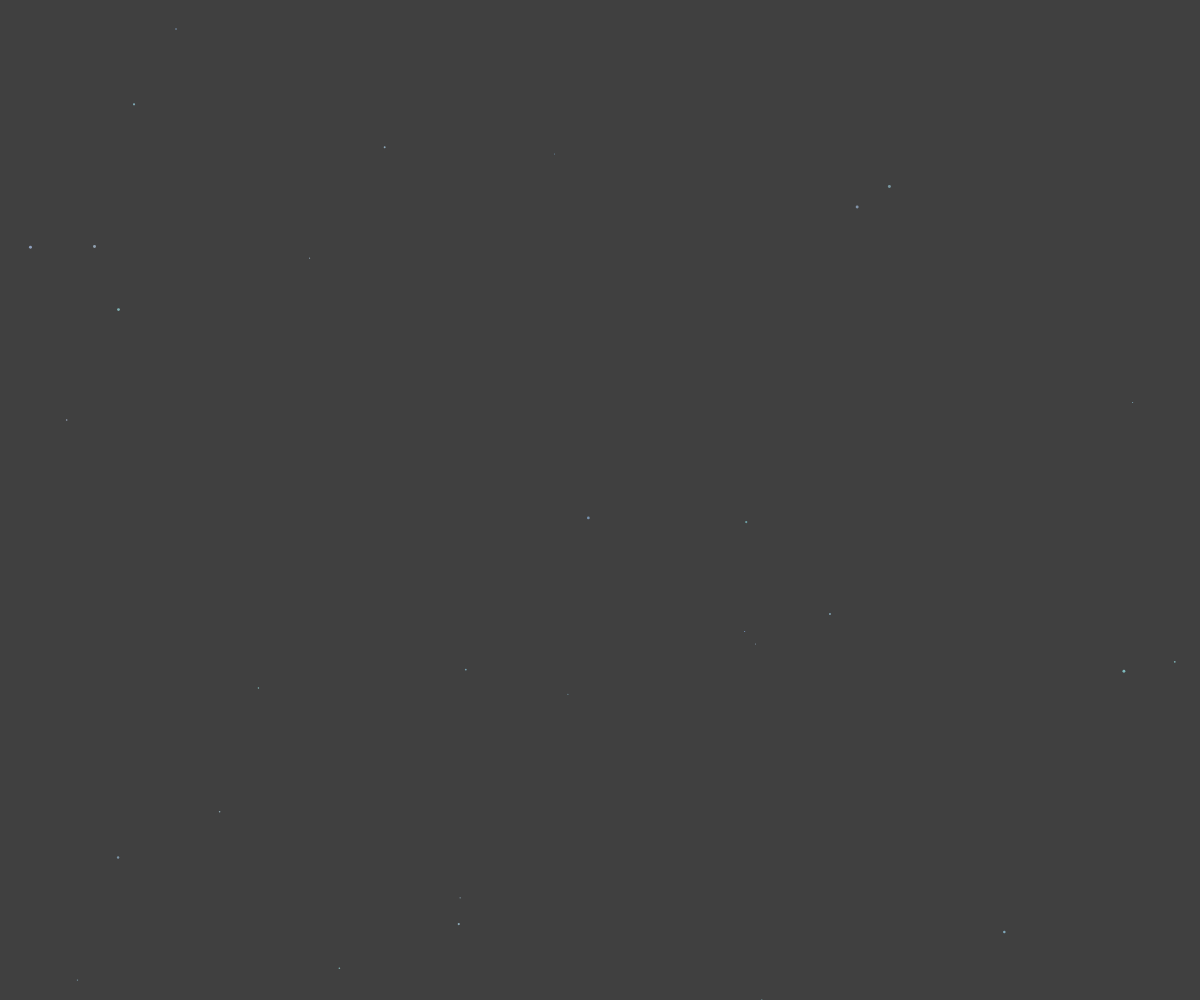
Frame 1 (no input)
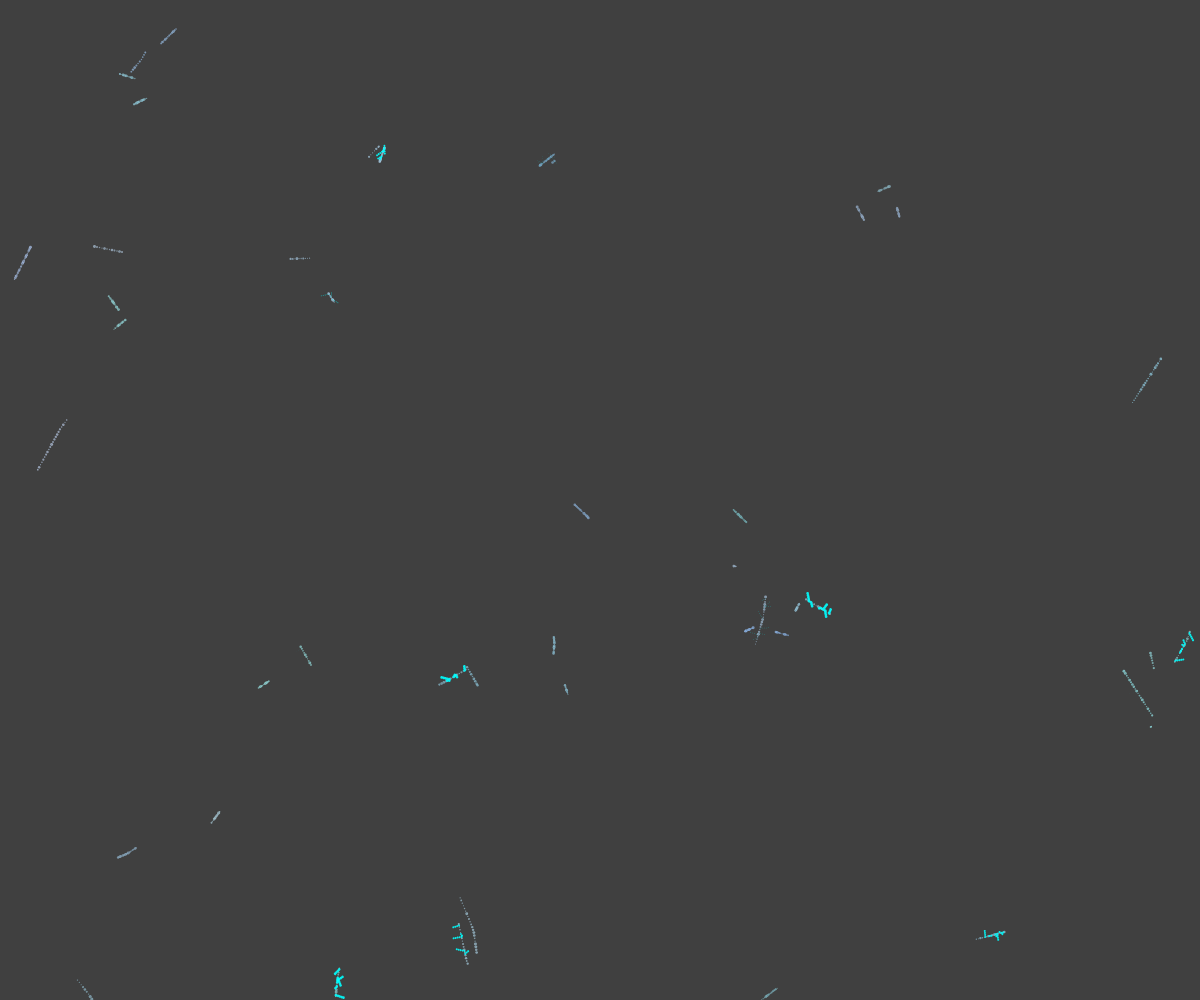
Frame 60 (no input)
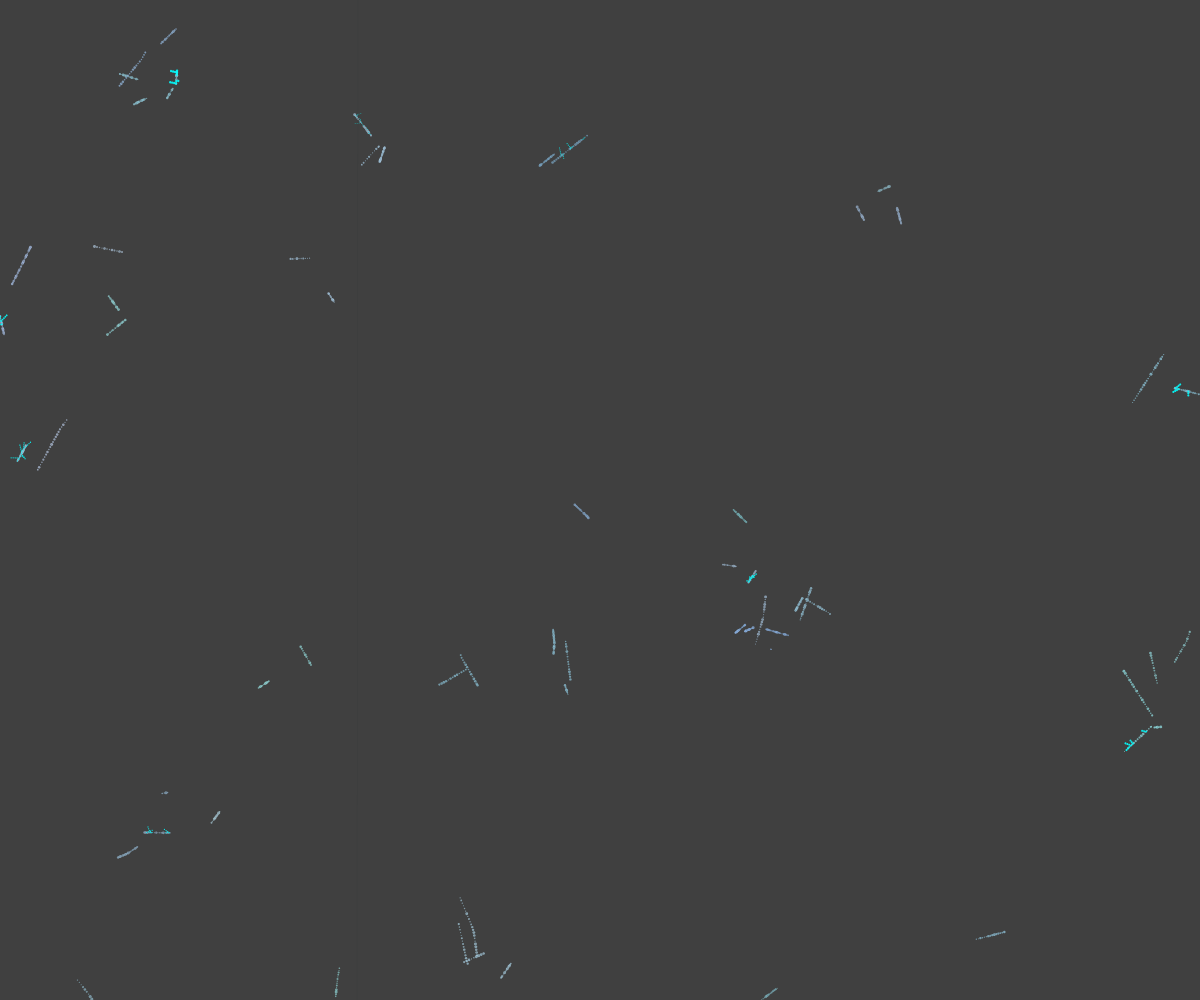
Frame 120 (the mouse pressed at the canvas centre since frame 60)

The p5.js sketch that drew these frames (run headless with seeded random() and noise() and a simulated clock; from frame 60 on, the mouse is pressed at the canvas centre):

// p5.js sketch
// ── sketch.js
let glassSheets = [];
let stressPoints = [];
let lastDragTime = 0;

function setup() {
  createCanvas(windowWidth, windowHeight);
  noStroke();
  colorMode(HSB, 360, 100, 100, 1);
  
  // Initialize glass sheets
  for (let i = 0; i < 30; i++) {
    glassSheets.push({
      x: random(width),
      y: random(height),
      segments: [],
      growthRate: random(0.01, 0.03),
      stress: 0,
      maxStress: random(0.7, 0.9),
      color: color(random(180, 220), random(20, 40), random(80, 95), 0.7),
      angle: random(TWO_PI),
      speed: random(0.3, 1.0),
      isGrowing: true,
      layer: i % 5
    });
  }
  
  // Add initial segments to each sheet
  for (let i = 0; i < glassSheets.length; i++) {
    let sheet = glassSheets[i];
    sheet.segments.push({
      x: sheet.x,
      y: sheet.y,
      size: random(1, 3),
      stress: 0
    });
  }
}

function draw() {
  background(25);
  
  // Update and display glass sheets
  for (let i = 0; i < glassSheets.length; i++) {
    let sheet = glassSheets[i];
    
    if (sheet.isGrowing) {
      // Grow the sheet
      let lastSegment = sheet.segments[sheet.segments.length - 1];
      sheet.x += cos(sheet.angle) * sheet.speed;
      sheet.y += sin(sheet.angle) * sheet.speed;
      
      // Wrap around screen
      if (sheet.x < -50) sheet.x = width + 50;
      if (sheet.x > width + 50) sheet.x = -50;
      if (sheet.y < -50) sheet.y = height + 50;
      if (sheet.y > height + 50) sheet.y = -50;
      
      // Add new segment
      if (frameCount % 3 === 0) {
        sheet.segments.push({
          x: sheet.x,
          y: sheet.y,
          size: random(1, 3),
          stress: 0
        });
        
        // Occasionally change direction
        if (random() < 0.05) {
          sheet.angle += random(-0.2, 0.2);
        }
      }
      
      // Build stress
      sheet.stress += sheet.growthRate;
      
      // Check for fracture
      if (sheet.stress > sheet.maxStress) {
        triggerFracture(sheet);
      }
    }
    
    // Draw segments
    beginShape();
    for (let j = 0; j < sheet.segments.length; j++) {
      let seg = sheet.segments[j];
      fill(sheet.color);
      noStroke();
      
      if (seg.stress > 0.6) {
        // Highlight stressed areas
        fill(180, 100, 100, 0.8);
      }
      
      ellipse(seg.x, seg.y, seg.size);
    }
    endShape();
    
    // Draw connections between segments in same sheet
    stroke(180, 20, 20, 0.3);
    strokeWeight(0.3);
    beginShape(LINES);
    for (let j = 0; j < sheet.segments.length - 1; j++) {
      let seg1 = sheet.segments[j];
      let seg2 = sheet.segments[j + 1];
      vertex(seg1.x, seg1.y);
      vertex(seg2.x, seg2.y);
    }
    endShape();
  }
  
  // Draw stress points (crystalline fractures)
  for (let i = 0; i < stressPoints.length; i++) {
    let point = stressPoints[i];
    point.lifetime--;
    
    if (point.lifetime > 0) {
      fill(point.color);
      noStroke();
      
      // Draw fracture pattern
      push();
      translate(point.x, point.y);
      rotate(point.angle);
      for (let j = 0; j < point.segments; j++) {
        let size = map(point.lifetime, 0, point.maxLifetime, 3, 0);
        ellipse(0, j * 2, size, size);
      }
      pop();
    } else {
      stressPoints.splice(i, 1);
      i--;
    }
  }
  
  // Occasionally trigger spontaneous fracture
  if (frameCount % 150 === 0 && glassSheets.length > 0) {
    let sheet = glassSheets[floor(random(glassSheets.length))];
    if (sheet.isGrowing && sheet.stress < sheet.maxStress) {
      sheet.stress += 0.3;
    }
  }
}

function triggerFracture(sheet) {
  // Create stress points at fracture locations
  for (let i = 0; i < sheet.segments.length - 1; i++) {
    let seg1 = sheet.segments[i];
    let seg2 = sheet.segments[i + 1];
    
    if (random() < 0.4) { // Random chance of fracture
      stressPoints.push({
        x: (seg1.x + seg2.x) / 2,
        y: (seg1.y + seg2.y) / 2,
        color: color(180, 100, 100, 0.9),
        angle: random(TWO_PI),
        segments: floor(random(2, 6)),
        lifetime: 25,
        maxLifetime: 25
      });
    }
  }
  
  // Reset sheet stress and stop growing
  sheet.stress = 0;
  sheet.isGrowing = false;
  
  // Create new sheet nearby to continue growth
  if (random() < 0.6) {
    glassSheets.push({
      x: sheet.x + random(-40, 40),
      y: sheet.y + random(-40, 40),
      segments: [],
      growthRate: random(0.01, 0.03),
      stress: 0,
      maxStress: random(0.7, 0.9),
      color: sheet.color,
      angle: random(TWO_PI),
      speed: random(0.3, 1.0),
      isGrowing: true,
      layer: (sheet.layer + 1) % 5
    });
    
    // Add initial segments to new sheet
    let newSheet = glassSheets[glassSheets.length - 1];
    newSheet.segments.push({
      x: newSheet.x,
      y: newSheet.y,
      size: random(1, 3),
      stress: 0
    });
  }
}

function mouseDragged() {
  // Amplify existing stress with cursor drag
  let currentTime = millis();
  if (currentTime - lastDragTime > 50) { // Limit rate of stress amplification
    for (let i = 0; i < glassSheets.length; i++) {
      let sheet = glassSheets[i];
      let d = dist(mouseX, mouseY, sheet.x, sheet.y);
      
      if (d < 100) {
        sheet.stress += map(d, 0, 100, 0.2, 0);
        
        // Trigger fracture if stress exceeds threshold
        if (sheet.stress > sheet.maxStress) {
          triggerFracture(sheet);
        }
      }
    }
    lastDragTime = currentTime;
  }
}

function windowResized() {
  resizeCanvas(windowWidth, windowHeight);
}
